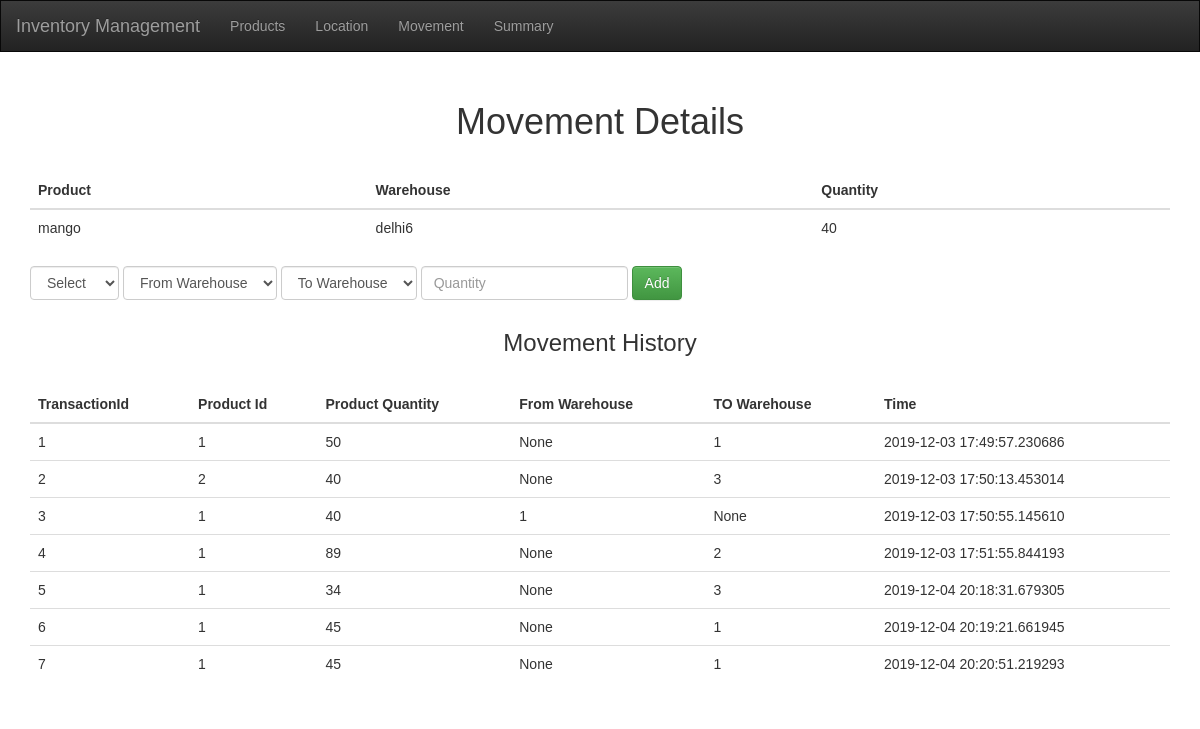
Page /management on the earlier database version.
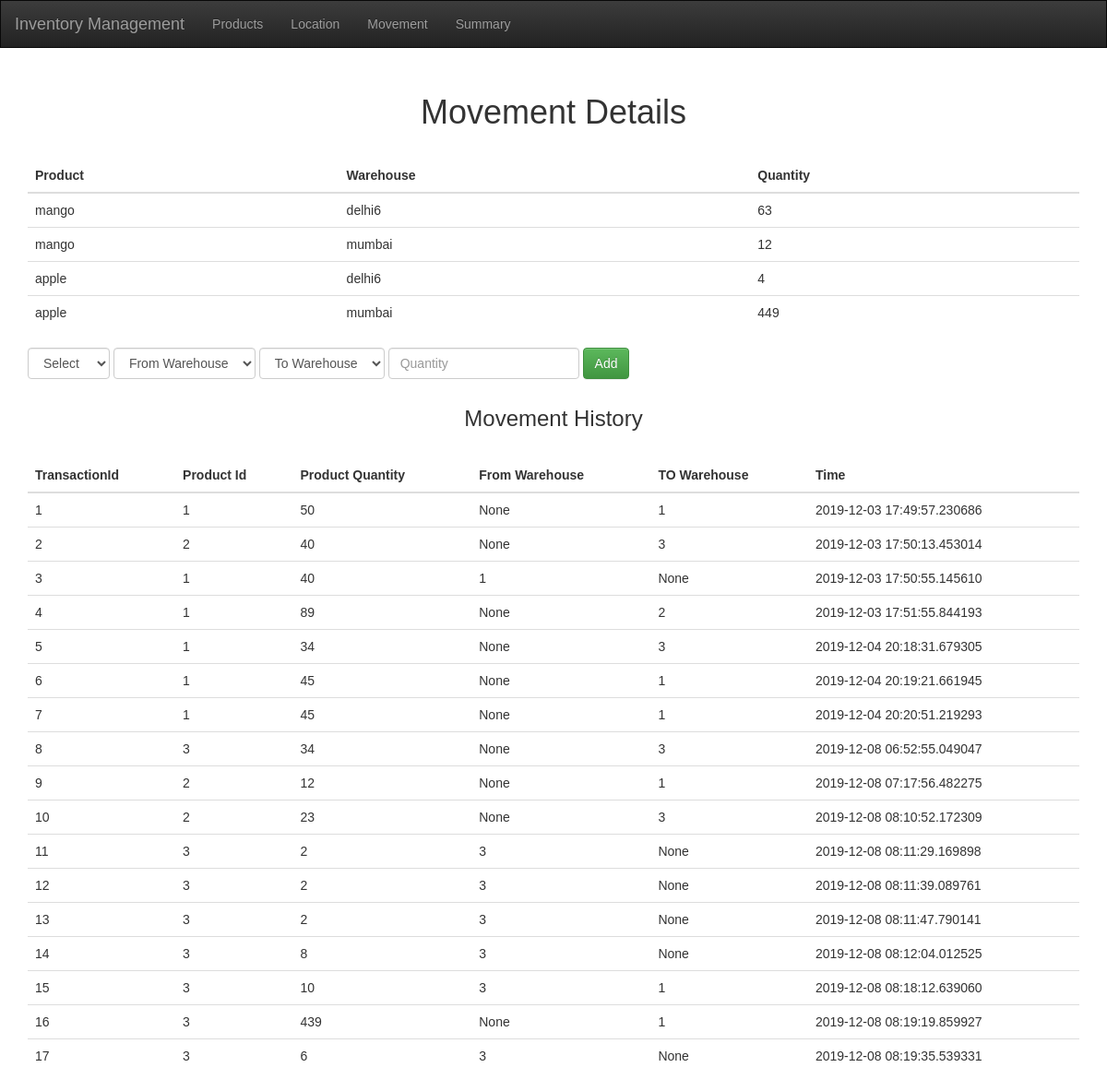
Same page on the later database version.
### app.py (models this page shows, shortened)
class Product(db.Model):
    product_id = db.Column(db.Integer, primary_key=True)
    product_name = db.Column(db.String, nullable=False)
    Quantity = db.Column(db.Integer , default=0)
    unallocted = db.Column(db.Integer)

class Location(db.Model):
    location_id = db.Column(db.Integer, primary_key=True)
    location = db.Column(db.String, nullable=False)

class mapping(db.Model):
    trans_id= db.Column(db.Integer, primary_key = True)
    prod_quantity = db.Column(db.Integer, nullable = False)
    product_id = db.Column(db.Integer, db.ForeignKey('product.product_id'), nullable=False)
    from_loc = db.Column(db.Integer, db.ForeignKey('location.location_id'))
    to_loc = db.Column(db.Integer, db.ForeignKey('location.location_id'))
    date_created = db.Column(db.DateTime, default=datetime.utcnow())
    product = db.relationship("Product")
    location = db.relationship("Location", foreign_keys=[to_loc])
    location_for = db.relationship("Location", foreign_keys=[from_loc])

### app.py (the view, shortened to what this page needs)
@app.route("/management", methods=["GET","POST"])
def managementInventory():
    msg = None
    mapping_summary = None
    conn = sqlite3.connect('test.db',detect_types=sqlite3.PARSE_DECLTYPES)
    cur = conn.cursor()
    cur.execute(QueryDic['product'])
    product = cur.fetchall()
    cur.execute(QueryDic['location'])
    locations = cur.fetchall()
    if request.method=='GET':
        cur.execute(QueryDic['mapping'])
        mapping_summary = cur.fetchall()
        log_summary = []
        for p_id in [x[0] for x in product]:
            cur.execute(QueryDic["temp_prod_name"], (p_id, ))
            temp_prod_name = cur.fetchone()
            for l_id in [x[0] for x in locations]:
                cur.execute(QueryDic['temp_loc_name'], (l_id,))
                temp_loc_name = cur.fetchone()
                cur.execute(QueryDic['sum_to_loc'], (p_id, l_id))
                sum_to_loc = cur.fetchone()
                cur.execute(QueryDic['sum_from_loc'], (p_id, l_id))
                sum_from_loc = cur.fetchone()
                if sum_from_loc[0] is None:
                    sum_from_loc = (0,)
                if sum_to_loc[0] is None:
                    sum_to_loc = (0,)
                log_summary += [(temp_prod_name + temp_loc_name + (sum_to_loc[0] - sum_from_loc[0],))]
    elif request.method == 'POST'  and (request.form['product']  in [None,'',' '] or request.form['quantity']  in [None,'',' '] ):
             msg="This fields required!!!!!!!!!!!"
    if msg:
        print("====",msg)
        return redirect('/management')
    conn.commit()
    return render_template('movement.html', logSummary=log_summary,product=product,locations=locations, mapping_summary=mapping_summary, msg=msg)

### template/movement.html (shortened to what this page needs)
{% extends 'base.html'%}
{% block body %}
<div class="container">
    <h1 class="headerStyle">Movement Details</h1>
    {% if logSummary == None or logSummary|length == 0 %}
            <h3  class="font-weight-light headerStyle">Summary not available yet</h3>
        {% else %}
            <table class="table" id="summary">
                <thead>
                <tr>
                    <th scope="col">Product</th>
                    <th scope="col">Warehouse</th>
                    <th scope="col">Quantity</th>
                </tr>
                </thead>
                <tbody>
                    {% for data in logSummary %}
                        {% if data[2] != 0 %}
                        <tr>
                            <td>{{ data[0] }}</td>
                            <td>{{ data[1] }}</td>
                            <td>{{ data[2] }}</td>
                        </tr>
                        {% endif %}
                    {% endfor %}
                </tbody>
            </table>
        {% endif %}
     <form name="myForm" class="form-inline MovementForm" action="/management" method="POST" >
        <div class="form-group">
            <select id ="product" class="form-control" name="product" width="2000px" placeholder="Select the product" required>
                <option value="" selected> Select </option>
            </select>
        </div>
        <div class="form-group">
            <select id ="from_loc"class="form-control" name="from_loc" width="300px" placeholder="From Warehouse">
                    <option value="" selected> From Warehouse </option>
            </select>
         </div>
         <div class="form-group">
            <select  id ="to_loc" class="form-control" name="to_loc" width="300px" placeholder="To Warehouse">
                    <option value="" selected> To Warehouse </option>
            </select>
         </div>
         <div class="form-group">
            <input id="quantity" type="number" name="quantity" placeholder="Quantity" class="form-control" required>
         </div>
        <div class="form-group">
           <input type="submit" class="btn btn-success submitBtn" value="Add" id="submitBtn">
        </div>
     </form>
   <h3 class="headerStyle" >Movement History</h3>
   {% if mapping_summary == None or mapping_summary|length == 0 %}
   <h3  class="font-weight-light headerStyle">History not available yet</h3>
   {% else %}
       <table class="table" id="summary">
           <thead>
           <tr>
               <th scope="col">TransactionId</th>
               <th scope="col">Product Id </th>
               <th scope="col">Product Quantity</th>
               <th scope="col">From Warehouse </th>
               <th scope="col">TO Warehouse </th>
               <th scope="col">Time </th>
           </tr>
           </thead>
           <tbody>
               {% for data in mapping_summary %}
                   <tr>
                       <td>{{ data[0] }}</td>
                       <td>{{ data[2] }}</td>
                       <td>{{ data[1] }}</td>
                       <td>{{ data[3] }}</td>
                       <td>{{ data[4] }}</td>
                       <td>{{ data[5] }}</td>
                   </tr>
               {% endfor %}
           </tbody>
       </table>
   {% endif  %}
  </div>
{% endblock %}

### template/base.html (shortened to what this page needs)
<!DOCTYPE html>
<html len="en">
  <head>
<link rel="stylesheet" href="https://maxcdn.bootstrapcdn.com/bootstrap/3.3.7/css/bootstrap.min.css">
<link rel="stylesheet" href="https://maxcdn.bootstrapcdn.com/bootstrap/3.3.7/css/bootstrap-theme.min.css">
<link rel="stylesheet" href="{{ url_for('static', filename='css/main.css')}}" >
  </head>
<body>
    <nav class="navbar navbar-inverse">
        <div class="container-fluid">
          <div class="navbar-header">
            <a class="navbar-brand" href="/">Inventory Management </a>
          </div>
          <ul class="nav navbar-nav">
            <li><a href="/product"> Products</a></li>
            <li><a href="/location"> Location </a></li>
            <li><a href="/management"> Movement </a></li>
            <li><a href="/"> Summary</a></li>
          </ul>
        </div>
      </nav>
  {% block body %}{% endblock %}
</body>
</html>

### static/css/main.css (style rules this page uses)
body { margin: 0; font-family: sans-serif; }
.navbar { border-radius:0 !important; }
.headerStyle { text-align: center; margin: 30px; }

Differences in the rows shown:
now on this page (row unchanged): Location: location "mumbai" "mumbai"
added Product: product_name "apple" "apple"
added mapping: trans_id "8", product "3", prod_quantity "34", data "None", to_loc "3", date_created "2019-12-08 06:52:55.049047"
added mapping: trans_id "9", product "2", prod_quantity "12", data "None", to_loc "1", date_created "2019-12-08 07:17:56.482275"
added mapping: trans_id "10", product "2", prod_quantity "23", data "None", to_loc "3", date_created "2019-12-08 08:10:52.172309"
added mapping: trans_id "11", product "3", prod_quantity "2", from_loc "3", data "None", date_created "2019-12-08 08:11:29.169898"
added mapping: trans_id "12", product "3", prod_quantity "2", from_loc "3", data "None", date_created "2019-12-08 08:11:39.089761"
added mapping: trans_id "13", product "3", prod_quantity "2", from_loc "3", data "None", date_created "2019-12-08 08:11:47.790141"
added mapping: trans_id "14", product "3", prod_quantity "8", from_loc "3", data "None", date_created "2019-12-08 08:12:04.012525"
added mapping: trans_id "15", product "3", prod_quantity "10", from_loc "3", to_loc "1", date_created "2019-12-08 08:18:12.639060"
added mapping: trans_id "16", product "3", prod_quantity "439", data "None", to_loc "1", date_created "2019-12-08 08:19:19.859927"
added mapping: trans_id "17", product "3", prod_quantity "6", from_loc "3", data "None", date_created "2019-12-08 08:19:35.539331"
Other differences:
new list line: "mango"
new list line: "delhi6"
new list line: "63"
new list line: "12"
new list line: "4"
new list line: "449"
list line gone: "mango"
list line gone: "delhi6"
list line gone: "40"
